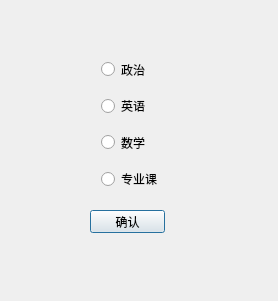
<?xml version="1.0" encoding="UTF-8"?>
<ui version="4.0">
 <class>chooseDialog</class>
 <widget class="QDialog" name="chooseDialog">
  <property name="geometry">
   <rect>
    <x>0</x>
    <y>0</y>
    <width>278</width>
    <height>301</height>
   </rect>
  </property>
  <property name="windowTitle">
   <string>Dialog</string>
  </property>
  <widget class="QPushButton" name="pushButton">
   <property name="geometry">
    <rect>
     <x>90</x>
     <y>210</y>
     <width>75</width>
     <height>23</height>
    </rect>
   </property>
   <property name="text">
    <string>确认</string>
   </property>
  </widget>
  <widget class="QWidget" name="">
   <property name="geometry">
    <rect>
     <x>101</x>
     <y>61</y>
     <width>61</width>
     <height>126</height>
    </rect>
   </property>
   <layout class="QVBoxLayout" name="verticalLayout">
    <property name="spacing">
     <number>20</number>
    </property>
    <item>
     <widget class="QRadioButton" name="radioButton1">
      <property name="text">
       <string>政治</string>
      </property>
     </widget>
    </item>
    <item>
     <widget class="QRadioButton" name="radioButton2">
      <property name="text">
       <string>英语</string>
      </property>
     </widget>
    </item>
    <item>
     <widget class="QRadioButton" name="radioButton3">
      <property name="text">
       <string>数学</string>
      </property>
     </widget>
    </item>
    <item>
     <widget class="QRadioButton" name="radioButton4">
      <property name="text">
       <string>专业课</string>
      </property>
     </widget>
    </item>
   </layout>
  </widget>
 </widget>
 <resources/>
 <connections/>
</ui>
